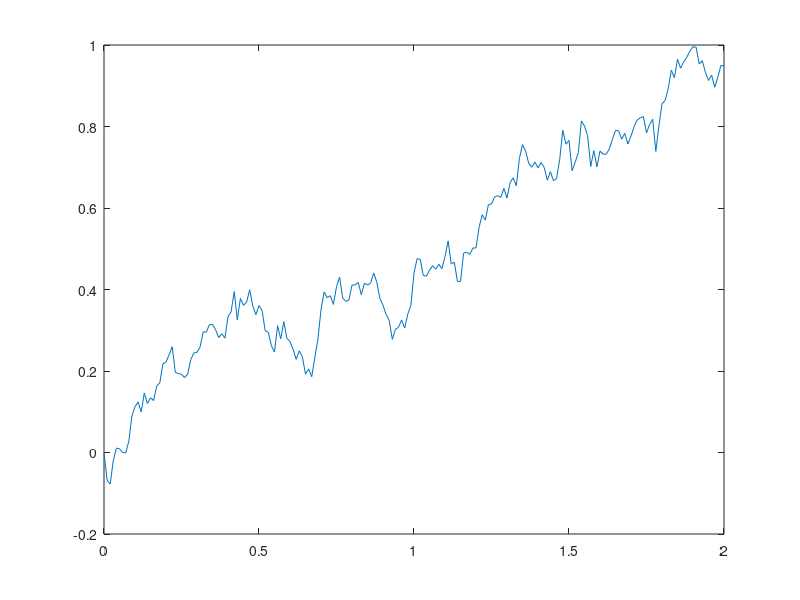

The MATLAB source for this figure:
th = 1;
mu = 1.2;
sig = 0.3;
dt = 1e-2;
t = 0:dt:2;             % Time vector
x = zeros(1,length(t)); % Allocate output vector, set initial condition
rng(1);                 % Set random seed
for i = 1:length(t)-1
    x(i+1) = x(i)+th*(mu-x(i))*dt+sig*sqrt(dt)*randn;
end
figure;
plot(t,x);